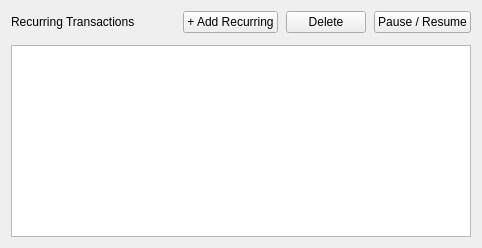
        <widget class="QWidget" name="pageRecurring">
         <layout class="QVBoxLayout" name="recurringLayout">
          <property name="spacing">
           <number>12</number>
          </property>
          <item>
           <layout class="QHBoxLayout" name="recurringToolbar">
            <property name="spacing">
             <number>8</number>
            </property>
            <item>
             <widget class="QLabel" name="recurringTitle">
              <property name="text">
               <string>Recurring Transactions</string>
              </property>
             </widget>
            </item>
            <item>
             <spacer>
              <property name="orientation">
               <enum>Qt::Orientation::Horizontal</enum>
              </property>
              <property name="sizeHint" stdset="0">
               <size>
                <width>40</width>
                <height>20</height>
               </size>
              </property>
             </spacer>
            </item>
            <item>
             <widget class="QPushButton" name="addRecurringBtn">
              <property name="text">
               <string>+ Add Recurring</string>
              </property>
             </widget>
            </item>
            <item>
             <widget class="QPushButton" name="deleteRecurringBtn">
              <property name="text">
               <string>Delete</string>
              </property>
             </widget>
            </item>
            <item>
             <widget class="QPushButton" name="toggleRecurringBtn">
              <property name="text">
               <string>Pause / Resume</string>
              </property>
             </widget>
            </item>
           </layout>
          </item>
          <item>
           <widget class="QTableWidget" name="recurringTable"/>
          </item>
         </layout>
        </widget>
